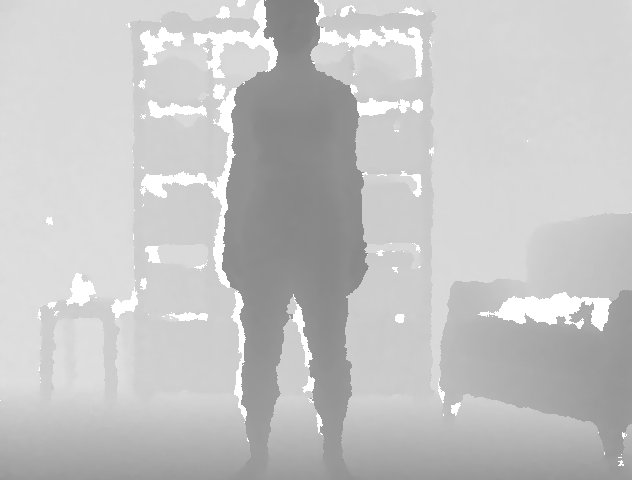
#> input picture assignments/ps_5/PS5_Data/botharms/botharms-up-p1-1/d-1303672803.352249-4144131004.pgm, 640 x 480 px; its folder holds 3 pictures in this run
$ jupyter execute --allow-errors PS_5.ipynb   (shell and % lines are left out)
#> lines starting #> are read from the running program, lines starting #| are printed output that depends on the picture; after the words box and inside, x2 and y2 are one past the last pixel; in counts of white or black regions, pixels touching at a corner belong together
### assignments/ps_5/computeMHI.py
import os
import glob
import numpy as np
from skimage.io import imread


def computeMHI(directoryName, threshold=5000):

    depth_files = glob.glob(os.path.join(directoryName, '*.pgm'))
    depth_files = np.sort(depth_files)

    depth_ims = []
    for depth_file in depth_files:
        depth_im = imread(depth_file)
        depth_ims.append(depth_im)

    foreground_ims = []
    for i in range(1, len(depth_ims)):
        diff = np.abs(depth_ims[i] - depth_ims[i-1])
        diff[diff < threshold] = 0
        diff[diff >= threshold] = 1
        foreground_ims.append(diff)

    mhi = np.zeros(foreground_ims[0].shape)
    for i, foreground_im in enumerate(foreground_ims):
        mhi[foreground_im == 1] = i + 1
        mhi[foreground_im == 0] -= 1
    mhi[mhi < 0] = 0
    mhi /= np.max(mhi)

    return mhi

### assignments/ps_5/generateAllMHIs.py
import os
import glob
import argparse
import numpy as np

from computeMHI import computeMHI


def generateAllMHIs(base_dir='PS5_Data', threshold=40000, save=False,
                    save_dir='allMHIs.py', compute_func=computeMHI):

#> called with base_dir = 'PS5_Data', threshold = 8000, save = True, save_dir = 'all_mhis.npy'
    actions = sorted(os.listdir(base_dir))
    mhis = []

    for action in actions:

        actions_dir = os.path.join(base_dir, action)
        sequences = sorted(os.listdir(actions_dir))

        for sequence in sequences:

            sequence_dir = os.path.join(actions_dir, sequence)
            mhi = compute_func(sequence_dir, threshold)
            h, w = mhi.shape
            mhis.append(mhi.reshape(h, w, 1))
#> this loop made 2 passes
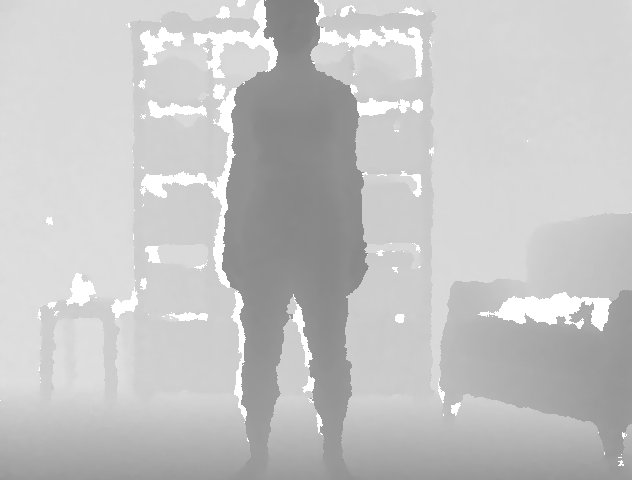
#> input picture assignments/ps_5/PS5_Data/botharms/botharms-up-p1-1/d-1303672803.352249-4144131004.pgm, 640 x 480 px
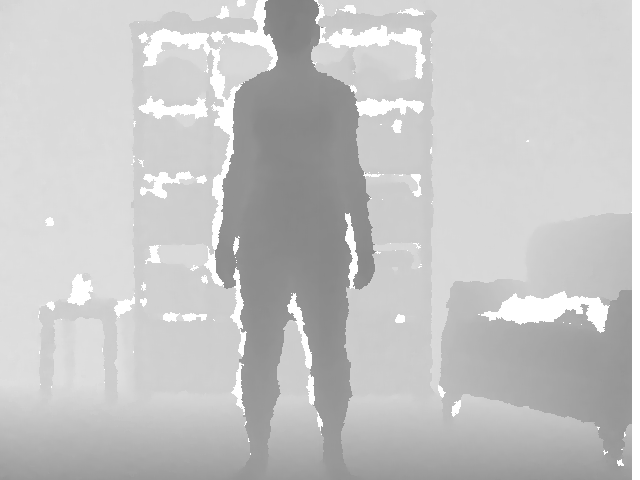
#> input picture assignments/ps_5/PS5_Data/botharms/botharms-up-p1-1/d-1303672803.518507-4154141779.pgm, 640 x 480 px
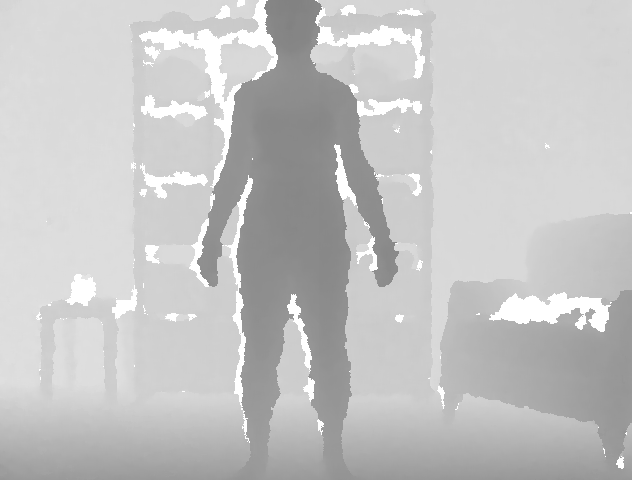
#> input picture assignments/ps_5/PS5_Data/botharms/botharms-up-p1-1/d-1303672803.721667-4166154709.pgm, 640 x 480 px
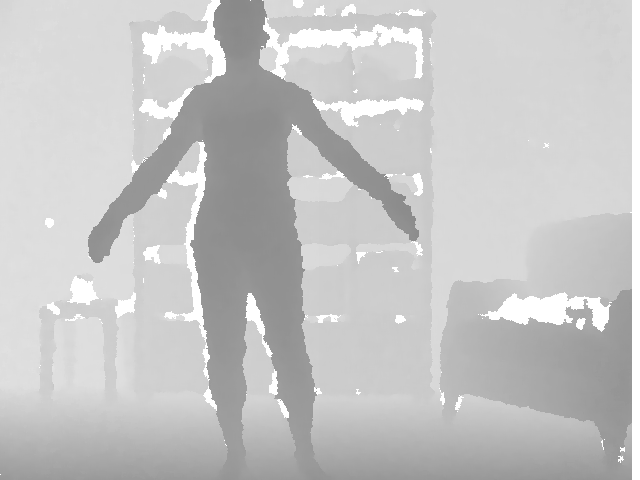
#> input picture assignments/ps_5/PS5_Data/botharms/botharms-up-p1-2/d-1303672813.665149-467829603.pgm, 640 x 480 px
#> further down, depth_im is the input picture: shape (480, 640) int32; min 33027, max 65287, mean 50413.2

    mhis = np.concatenate(mhis, axis=2)

    if save:

        np.save(save_dir, mhis)

    return mhis


# [11 lines that do not run on import are left out]

### assignments/ps_5/PS_5.ipynb
[cell 1]
import glob
import pdb
import os
import heapq
import numpy as np
import matplotlib.pyplot as plt
from skimage.io import imread
from scipy.spatial import distance

from computeMHI import computeMHI
from computeImprovedMHI import computeImprovedMHI
from generateAllMHIs import generateAllMHIs
from huMoments import huMoments
from improvedHuMoments import improvedHuMoments
from generateAllHuMoments import generateAllHuMoments
from predictAction import predictAction
from showNearestMHIs import showNearestMHIs
from utils import *

[cell 2]
abcd = {i: tuple(range(i*4, i*4+4)) for i in range(5)}

#> (a cell that did not finish here is left out)

[cell 4]
f = eval('computeMHI')

[cell 5]
base_dir = 'PS5_Data'
actions = ['botharms', 'crouch', 'leftarmup', 'punch', 'rightkick']
threshold = 8000
imp_threshold = 39000

#> (the rest of this cell did not finish here and is left out)

[cell 6]
confusion_matrix = np.zeros((5, 5))

#> (the rest of this cell did not finish here and is left out)

[cell 7]
confusion_matrix

[cell 8]
np.sum([confusion_matrix[i, i] for i in range(5)]) / np.sum(confusion_matrix)

#> (a cell that did not finish here is left out)

#> (a cell that did not finish here is left out)

#> (a cell that did not finish here is left out)

[cell 12]
actions = ['botharms', 'crouch', 'leftarmup', 'punch', 'rightkick']
sequences = ['botharms-up', 'crouch', 'leftarm-up', 'punch', 'rightkick']

[cell 13]
samples = np.random.choice(5, 4, replace=False)

[cell 14]
np.random.choice(range(1, 32))

[cell 15]
diffs = []
#> (the rest of this cell did not finish here and is left out)

#> (a cell that did not finish here is left out)

#> (a cell that did not finish here is left out)

#> (a cell that did not finish here is left out)

[cell 19]
i = 0
action = actions[i]
sequence = sequences[i]
directoryName = f'PS5_Data/{action}/{sequence}-p1-1'
depth_files = glob.glob(os.path.join(directoryName, '*.pgm'))
depth_files = np.sort(depth_files)

depth_ims = []
for depth_file in depth_files:
    depth_im = imread(depth_file)
    depth_ims.append(depth_im)

[cell 20]
d0, d1 = depth_ims[0].copy(), depth_ims[1].copy()

[cell 21]
d0[d0 > 40000] = 0
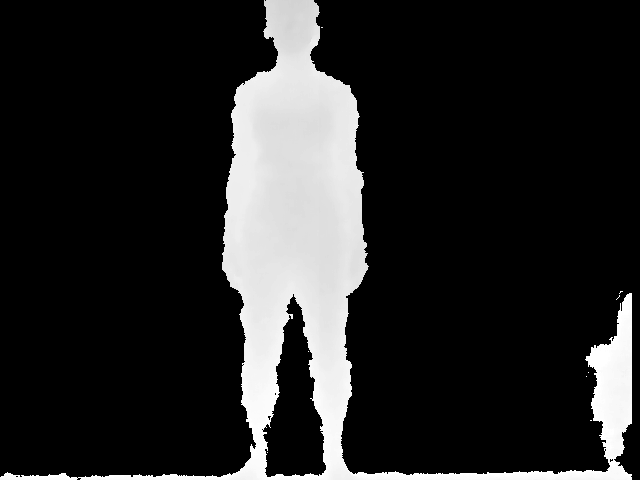
#> d0: shape (480, 640) int32; min 0, max 39939, mean 6249.5; drawn with min black and max white
d1[d1 > 40000] = 0
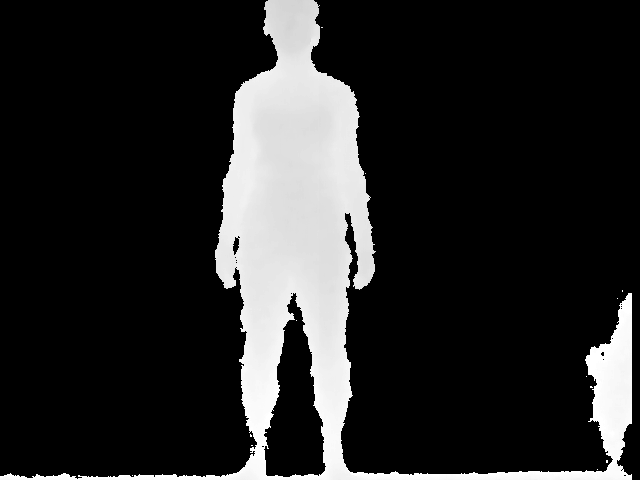
#> d1: shape (480, 640) int32; min 0, max 39939, mean 6356.2; drawn with min black and max white

[cell 22]
plt.imshow(d0)

[cell 23]
plt.imshow(d1)

[cell 24]
diff = np.abs(d1 - d0)
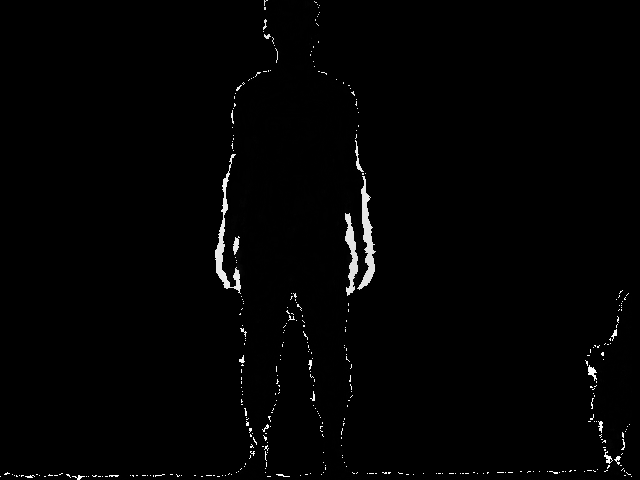
#> diff: shape (480, 640) int32; min 0, max 39939, mean 465.1; drawn with min black and max white

[cell 25]
plt.hist(diff.flatten())
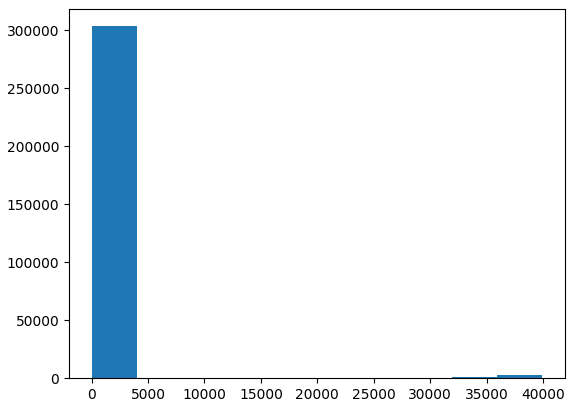
#> figure drawn by matplotlib, 1 panel; tallest bar 303509 high, from x = -2.27e-13 to 3993.9

[cell 26]
diff[diff < 30000] = 0
diff[diff >= 30000] = 1
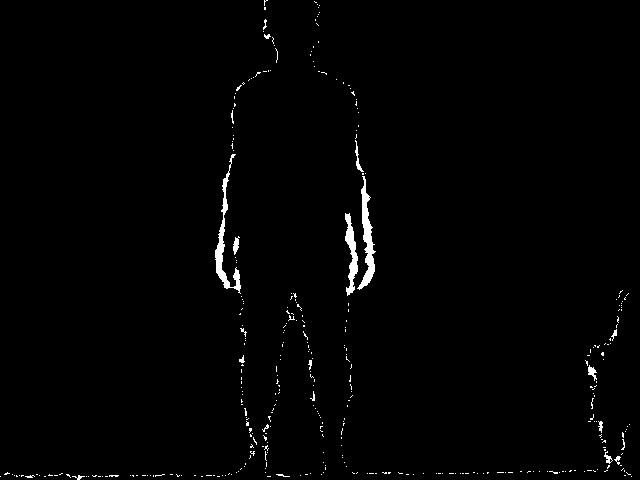
#> diff: shape (480, 640) int32; values 0 (black) and 1 (white), 1.2% white; 357 white regions (337 under 20 px), largest, box (x1, y1, x2, y2) and area: (357, 176, 376, 290) 762, (215, 154, 241, 294) 742, (345, 213, 358, 296) 515
